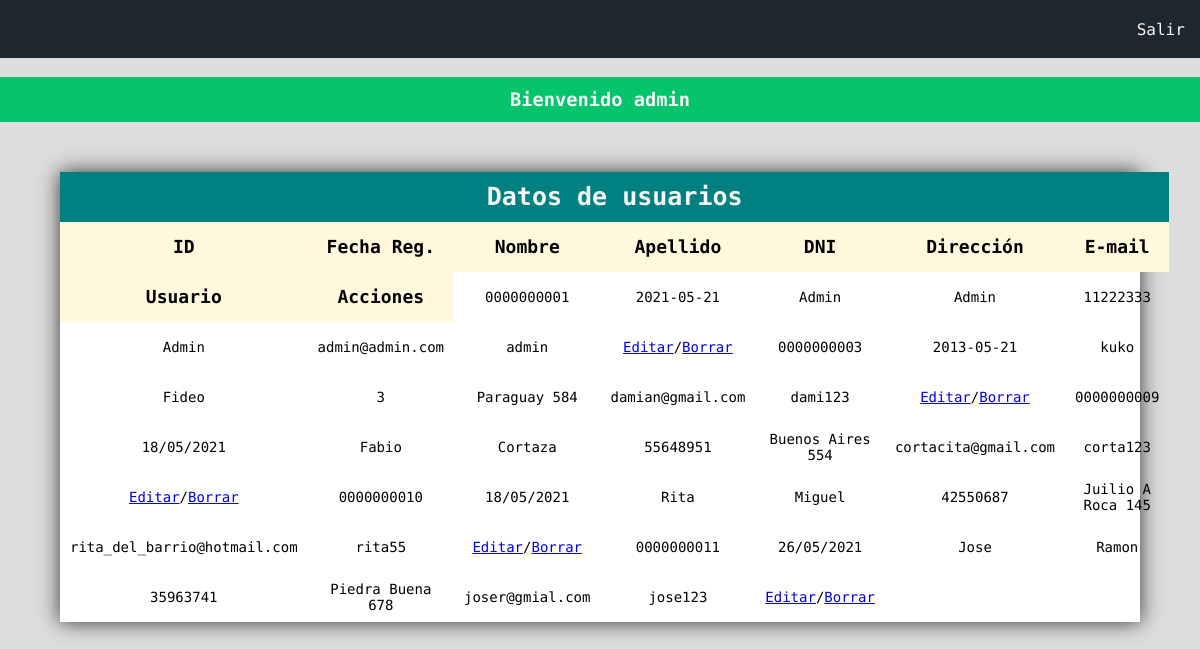
Screenshot of /perfil/admin.php (signed in) with the database file from the repository.
### tables this page shows
CREATE TABLE IF NOT EXISTS `tabla1` (
  `ID` int(10) unsigned zerofill NOT NULL AUTO_INCREMENT,
  `Fecha` varchar(50) NOT NULL DEFAULT '',
  `Nombre` varchar(50) NOT NULL DEFAULT '0',
  `Apellido` varchar(50) NOT NULL DEFAULT '0',
  `DNI` varchar(50) NOT NULL DEFAULT '0',
  `Direccion` varchar(50) NOT NULL DEFAULT '0',
  `Email` varchar(50) NOT NULL DEFAULT '',
  `Usuario` varchar(50) NOT NULL DEFAULT '0',
  `Passworld` varchar(50) NOT NULL DEFAULT '0',
  PRIMARY KEY (`ID`,`Fecha`),
  UNIQUE KEY `DNI` (`DNI`),
  UNIQUE KEY `Usuario` (`Usuario`)
);

### db_php/db_consulta.php (called while the page is built)
<?php
include('db_conexion.php');
$consulta = $obj_conexion->prepare('select ID, Fecha, Nombre, Apellido, DNI, Direccion, Email, Usuario, Passworld from tabla1');
$consulta->execute();
?>

### perfil/admin.php (the view, shortened to what this page needs)
<!DOCTYPE html>
<html lang="es">
<head>
    <link rel="stylesheet" href="../styles/style.css">
    <link rel="stylesheet" href="../styles/styles_mensaje.css">
</head>
<body>
    <nav class="nav">
        <ul>
            <li>
                <a href="../db_php/db_logout.php">Salir</a>
            </li>
        </ul>
    </nav>
<?php
    include('../db_php/db_consulta.php');
?>
<?php
    if($_SESSION['mensaje']){
        echo $_SESSION['mensaje'];
    }
?>
    <div class="container_table">
        <div class="table_title">Datos de usuarios</div>
        <div class="table_header">ID</div>
        <div class="table_header">Fecha Reg.</div>
        <div class="table_header">Nombre</div>
        <div class="table_header">Apellido</div>
        <div class="table_header">DNI</div>
        <div class="table_header">Dirección</div>
        <div class="table_header">E-mail</div>
        <div class="table_header">Usuario</div>
        <div class="table_header">Acciones</div>
        <?php foreach($consulta as $item){ ?>
        <div class="table_item"><?php echo $item['ID']; ?></div>
        <div class="table_item"><?php echo $item['Fecha']; ?></div>
        <div class="table_item"><?php echo $item['Nombre']; ?></div>
        <div class="table_item"><?php echo $item['Apellido']; ?></div>
        <div class="table_item"><?php echo $item['DNI']; ?></div>
        <div class="table_item"><?php echo $item['Direccion']; ?></div>
        <div class="table_item"><?php echo $item['Email']; ?></div>
        <div class="table_item"><?php echo $item['Usuario']; ?></div>
        <div class="table_item">
            <a href="usuario_edit.php?id=<?php echo $item['ID'];?>">Editar</a>
            <p> / </p>
            <a href="../db_php/db_delete.php?id=<?php echo $item['ID'];?>">Borrar</a>
        </div>
        <?php } ?>
    </div>
</body>
</html>

### styles/style.css (style rules this page uses)
body { background: #ddd; font-family: "Roboto Mono"; text-align: center; margin: 0%; }
.nav { text-align: right; background: #1e272e; padding: 0.3%; margin-bottom: 1.5%; }
.nav li { display: inline-block; list-style: none; margin: 0% 1%; }
.nav a { text-decoration: none; color: whitesmoke; }
.container_table { width: 90%; background: white; margin: 50px auto; box-shadow: 0 0 20px #333; display: grid; grid-template-columns: repeat(7, 1fr); grid-auto-rows: 50px; }
.table_title { grid-column-start: 1; grid-column-end: 8; background: teal; color: whitesmoke; display: flex; justify-content: center; align-items: center; font-weight: bold; font-size: 25px; }
.table_header, .table_item { display: flex; justify-content: center; align-items: center; }
.table_header { background: cornsilk; font-weight: bold; font-size: 18px; }
.table_item { padding: 10px; font-size: 14px; }

### styles/styles_mensaje.css (style rules this page uses)
.reg_ok { background-color: #05c46b; color: whitesmoke; padding: 1%; }

### rows the page displays
tabla1: ID "0000000001", Fecha "2021-05-21", Nombre "Admin", Apellido "Admin", DNI "11222333", Direccion "Admin", Email "admin@admin.com", Usuario "admin"
tabla1: ID "0000000003", Fecha "2013-05-21", Nombre "kuko", Apellido "Fideo", DNI "3", Direccion "Paraguay 584", Email "damian@gmail.com", Usuario "dami123"
tabla1: ID "0000000009", Fecha "18/05/2021", Nombre "Fabio", Apellido "Cortaza", DNI "55648951", Direccion "Buenos Aires 554", Email "cortacita@gmail.com", Usuario "corta123"
tabla1: ID "0000000010", Fecha "18/05/2021", Nombre "Rita", Apellido "Miguel", DNI "42550687", Direccion "Juilio A Roca 145", Email "rita_del_barrio@hotmail.com", Usuario "rita55"
tabla1: ID "0000000011", Fecha "26/05/2021", Nombre "Jose", Apellido "Ramon", DNI "35963741", Direccion "Piedra Buena 678", Email "joser@gmial.com", Usuario "jose123"

### other values shown
$_SESSION['mensaje'] "Bienvenido admin"
